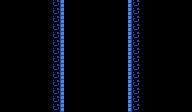

Below is a game level as drawn by its tile map, then a one-line description and the .tmx file that defines it, in full:
An orthogonal 24x14 tile map with 8x8 px tiles, 2 tile layers (Tiles_2, Tiles_1) and 6 objects.

<map version="1.4" tiledversion="2021.01.13" orientation="orthogonal" renderorder="right-down" width="24" height="14" tilewidth="8" tileheight="8" infinite="0" nextlayerid="6" nextobjectid="13">
 <tileset firstgid="1" source="tiles.tsx" />
 <layer id="3" name="Tiles_2" width="24" height="14">
  <data encoding="csv">
0,0,0,0,0,0,229,230,232,232,232,232,232,232,232,232,253,254,0,0,0,0,0,0,
0,0,0,0,0,0,229,230,0,0,0,0,0,0,0,0,277,278,0,0,0,0,0,0,
0,0,0,0,0,0,229,230,0,0,0,0,0,0,0,0,277,278,0,0,0,0,0,0,
0,0,0,0,0,0,229,230,0,0,0,0,0,0,0,0,277,278,0,0,0,0,0,0,
0,0,0,0,0,0,229,230,0,0,0,0,0,0,0,189,277,278,192,0,0,0,0,0,
0,0,0,0,0,0,229,230,0,0,0,0,0,0,0,0,277,278,0,0,0,0,0,0,
0,0,0,0,0,0,229,230,0,0,0,0,0,0,0,0,277,278,240,0,0,0,0,0,
0,0,0,0,0,0,229,230,0,0,256,0,258,0,0,0,277,278,264,0,0,0,0,0,
0,0,0,0,0,0,229,230,0,0,0,0,282,283,0,0,277,278,288,0,0,0,0,0,
0,0,0,0,0,0,229,230,0,0,0,0,0,0,0,0,277,278,0,0,0,0,0,0,
0,0,0,0,0,0,229,230,0,0,0,0,0,0,0,0,277,278,0,0,0,0,0,0,
0,0,0,0,0,0,253,254,0,0,0,0,0,0,0,0,277,278,0,0,0,0,0,0,
0,0,0,0,0,0,277,278,0,0,0,0,0,0,0,0,277,278,0,0,0,0,0,0,
0,0,0,0,0,0,277,278,280,280,280,280,280,280,280,280,277,278,0,0,0,0,0,0
</data>
 </layer>
 <layer id="1" name="Tiles_1" width="24" height="14">
  <data encoding="csv">
0,0,0,0,0,0,0,62,0,0,0,0,0,0,0,0,70,0,0,0,0,0,0,0,
0,0,0,0,0,0,0,62,0,0,0,0,0,0,0,0,70,0,0,0,0,0,0,0,
0,0,0,0,0,0,0,62,0,0,0,0,0,0,0,0,70,0,0,0,0,0,0,0,
0,0,0,0,0,0,0,62,0,0,0,0,0,0,0,0,70,0,0,0,0,0,0,0,
0,0,0,0,0,0,0,62,0,0,0,0,0,0,0,21,70,191,0,0,0,0,0,0,
0,0,0,0,0,0,0,62,0,0,0,0,0,0,0,0,70,0,0,0,0,0,0,0,
0,0,0,0,0,0,0,62,0,0,0,0,0,0,68,0,70,0,240,0,0,0,0,0,
0,0,0,0,0,0,0,62,0,0,0,0,0,0,0,0,70,0,264,0,0,0,0,0,
0,0,0,0,0,0,0,62,0,0,0,0,0,0,0,0,70,0,0,0,0,0,0,0,
0,0,0,0,0,0,0,62,0,0,0,0,0,0,0,0,70,0,312,0,0,0,0,0,
0,0,0,0,0,0,0,62,0,0,0,0,0,0,164,165,70,0,336,0,0,0,0,0,
0,0,0,0,0,0,0,62,0,0,0,0,0,0,0,0,70,0,0,0,0,0,0,0,
0,0,0,0,0,0,0,62,0,0,0,0,0,0,0,0,70,0,0,0,0,0,0,0,
0,0,0,0,0,0,0,62,0,0,0,0,0,0,0,0,70,0,0,0,0,0,0,0
</data>
 </layer>
 <objectgroup id="2" name="Objects">
  <object id="6" template="porta_1D_horizontal.tx" gid="1073741878" x="-35.246" y="-30.8768" />
  <object id="8" template="porta_3D_horizontal.tx" x="-43.25" y="-16" />
  <object id="9" template="porta_5D_horizontal.tx" x="-43.5" y="-6" />
  <object id="10" template="porta_1D_vertical.tx" x="-55.5" y="11.25" />
  <object id="11" template="porta_3D_vertical.tx" x="-54.75" y="43" />
  <object id="12" template="porta_5D_vertical.tx" x="-54.25" y="92" />
 </objectgroup>
</map>